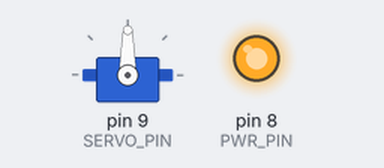
The program below on a simulated Arduino Uno, built with avr-gcc and run on an emulated ATmega328P. Parts: servo, output pins drawn as LEDs (lit = HIGH).

Above: at 0.05 s.
At 1.25 s:
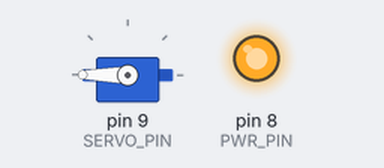
At 2.5 s:
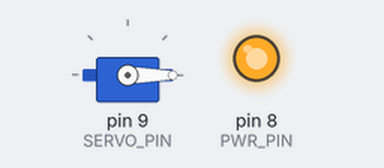
At 4.95 s:
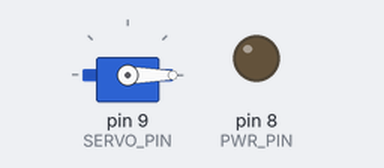
Timing chart, 0 to 6.5 s (numbered marks = the images above):
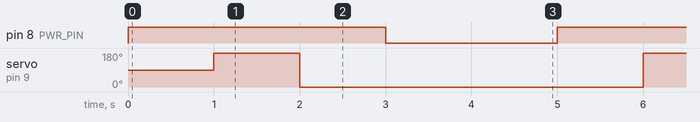

The program:

main.cpp
```cpp
// This in an servo controler that opens servo once per timeout.
// PWR pin is used to control transistor and thus disable power on servo.

#include <Arduino.h>
#include <Servo.h>


int SERVO_PIN = 9;
int PWR_PIN = 8;

int T_CLOSED = 2000;
int T_OPEN = 1000;
int T_CHANGE = 1000;

Servo servo;
void setup() {
   // We need to attach the servo to the used pin number
   servo.attach(SERVO_PIN);
   pinMode(PWR_PIN, OUTPUT);
}
void loop(){


    digitalWrite(PWR_PIN, HIGH);
    delay(1000);
    servo.write(255);
    delay(T_OPEN);
    servo.write(0);
    delay(T_CHANGE);
    digitalWrite(PWR_PIN, LOW);
    delay(T_CLOSED);
}
```

Measured:
- by itself, pin 8 (PWR_PIN): alternates HIGH for 3.0 s and LOW for 2.0 s
- by itself, servo on pin 9 (SERVO_PIN): alternates 180° for 1.0 s and 0° for 4.0 s
